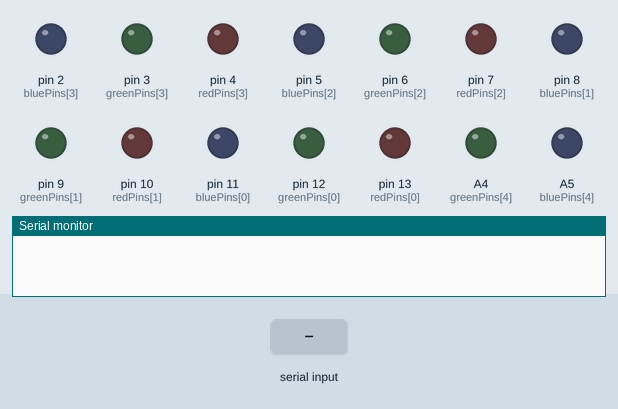
Simulated run of this sketch. Board: Arduino Uno, built with avr-gcc and run on an emulated ATmega328P. On the bench: output pins drawn as LEDs (lit = HIGH), the last lines printed to the serial monitor. Dashed ring = blinking. The test bench sets the inputs (shaded band).

Above: at 1.2 s.
1.3 s: "c" received over Serial
At 2.8 s:
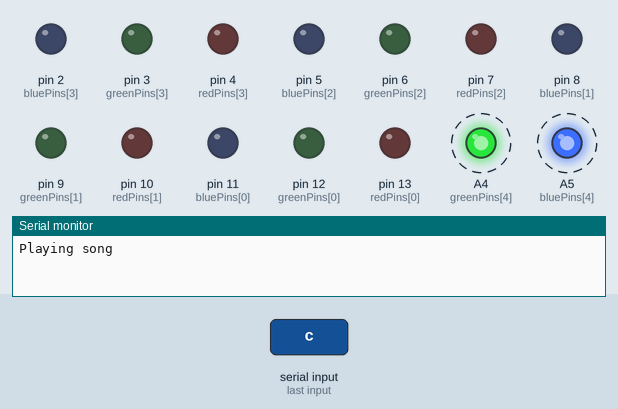
At 16.2 s:
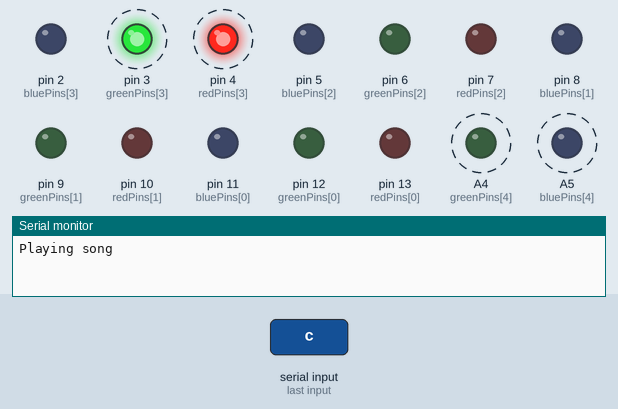
Timing chart, 0 to 18.6 s (numbered marks = the images above; inputs shaded):
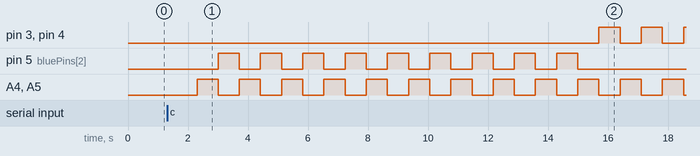

Measured:
- after the input at 1.3 s, pin 3 (greenPins[3]), pin 4 (redPins[3]): alternates HIGH for 0.71 s and LOW for 0.71 s, starting after 14.4 s

The sketch:

right_hand.ino
```cpp
// Pins for RGB LEDs
const int r1 = 13, g1 = 12, b1 = 11;
const int r2 = 10, g2 = 9, b2 = 8;
const int r3 = 7, g3 = 6, b3 = 5;
const int r4 = 4, g4 = 3, b4 = 2;
const int r5 = A3, g5 = A4, b5 = A5;

// LED arrays for indexing
const int redPins[] = {13, 10, 7, 4, A3};
const int greenPins[] = {12, 9, 6, 3, A4};
const int bluePins[] = {11, 8, 5, 2, A5};

const int tempo = 85;
const unsigned long quarterNote = 60.0 / tempo * 1000; // 3/4 time, so a quarter note gets a beat
const unsigned long halfNote = quarterNote * 2;
const unsigned long dottedHalfNote = quarterNote * 3;
const unsigned long eighthNote = quarterNote / 2;

const int songLength = 73; // Song length in half beats

// RGB colors
const int offRGB[] = {0, 0, 0};
const int redRGB[] = {1, 0, 0};
const int greenRGB[] = {0, 1, 0};
const int blueRGB[] = {0, 0, 1};
const int yellowRGB[] = {1, 1, 0};
const int cyanRGB[] = {0, 1, 1};
const int magentaRGB[] = {1, 0, 1};
const int whiteRGB[] = {1, 1, 1};

// Color names
const int off = 0;
const int A_red = 1;
const int B_green = 2;
const int C_blue = 3;
const int D_yellow = 4;
const int E_cyan = 5;
const int F_magenta = 6;
const int G_white = 7;

int song[songLength][5] = {
  // Bar 1
  {off, off, off, off, E_cyan},
  {off, off, C_blue, off, off},
  {off, off, off, off, E_cyan},
  {off, off, C_blue, off, off},
  {off, off, off, off, E_cyan},
  {off, off, C_blue, off, off},

  // Bar 2
  {off, off, off, off, E_cyan},
  {off, off, C_blue, off, off},
  {off, off, off, off, E_cyan},
  {off, off, C_blue, off, off},
  {off, off, off, off, E_cyan},
  {off, off, C_blue, off, off},

  // Bar 3
  {off, off, off, off, E_cyan},
  {off, off, C_blue, off, off},
  {off, off, off, off, E_cyan},
  {off, off, C_blue, off, off},
  {off, off, off, off, E_cyan},
  {off, off, C_blue, off, off},

  // Bar 4
  {off, off, off, off, E_cyan},
  {off, off, off, D_yellow, off},
  {off, off, off, off, E_cyan},
  {off, off, off, D_yellow, off},
  {off, off, off, off, E_cyan},
  {off, off, off, D_yellow, off},

  // Bar 5
  {off, off, off, off, E_cyan},
  {off, off, off, D_yellow, off},
  {off, off, off, off, E_cyan},
  {off, off, off, D_yellow, off},
  {off, off, off, off, E_cyan},
  {off, off, off, D_yellow, off},

  // Bar 6
  {off, off, off, off, E_cyan},
  {off, off, C_blue, off, off},
  {off, off, off, off, E_cyan},
  {off, off, off, D_yellow, off},
  {off, off, off, off, E_cyan},
  {off, off, off, D_yellow, off},

  // Bar 7
  {off, off, off, off, E_cyan},
  {off, off, off, D_yellow, off},
  {off, off, off, off, E_cyan},
  {off, off, off, D_yellow, off},
  {off, off, off, off, E_cyan},
  {off, off, off, D_yellow, off},

  // Bar 8
  {off, off, off, off, E_cyan},
  {off, off, off, D_yellow, off},
  {off, off, off, off, E_cyan},
  {off, off, off, D_yellow, off},
  {off, off, off, off, E_cyan},
  {off, off, off, D_yellow, off},

  // Bar 9
  {off, off, off, off, E_cyan},
  {off, off, off, D_yellow, off},
  {off, off, off, off, E_cyan},
  {off, off, off, D_yellow, off},
  {off, off, off, off, E_cyan},
  {off, off, off, D_yellow, off},

  // Bar 10
  {A_red, off, off, off, off},
  {off, off, off, off, E_cyan},

  // Bar 11
  {A_red, off, off, off, off},
  {off, off, off, off, E_cyan},

  // Bar 12
  {off, B_green, off, off, off},
  {off, off, off, off, E_cyan},

  // Bar 13
  {off, B_green, off, off, off},
  {off, off, off, off, E_cyan},

  // Bar 14
  {off, off, C_blue, off, off},
  {off, off, off, off, E_cyan},

  // Bar 15
  {off, off, C_blue, off, off},
  {off, off, off, off, E_cyan},

  // Bar 16
  {off, off, off, D_yellow, off},
  {off, off, off, off, E_cyan},

  // Bar 17
  {off, off, off, D_yellow, off},
  {off, off, off, off, E_cyan},
  {off, B_green, off, off, off},

  // Bar 18
  {A_red, off, off, off, off},
  {off, off, off, off, off},
};

bool practice = false;
bool competitive = false;
int practiceModeBeat = 0;
bool beatChanged = false;

void setup() {
  // Initialize all pins as OUTPUT
  for (int i = 0; i < 5; i++) {
    pinMode(redPins[i], OUTPUT);
    pinMode(greenPins[i], OUTPUT);
    pinMode(bluePins[i], OUTPUT);
  }

  // Initialize serial communication
  Serial.begin(9600);
}

void setLEDColor(const int rgb[], int led) {
  digitalWrite(redPins[led], rgb[0]);
  digitalWrite(greenPins[led], rgb[1]);
  digitalWrite(bluePins[led], rgb[2]);
}

void playSong() {
  for (int beat = 1; beat <= songLength; beat++) {
    playBeat(beat);
    delay(quarterNote);
  }
}

void playBeat(int beat) {
  for (int i = 0; i < 5; i++) {
    switch (song[beat - 1][i]) {
      case off:
        setLEDColor(offRGB, i);
        break;
      case A_red:
        setLEDColor(redRGB, i);
        break;
      case B_green:
        setLEDColor(greenRGB, i);
        break;
      case C_blue:
        setLEDColor(blueRGB, i);
        break;
      case D_yellow:
        setLEDColor(yellowRGB, i);
        break;
      case E_cyan:
        setLEDColor(cyanRGB, i);
        break;
      case F_magenta:
        setLEDColor(magentaRGB, i);
        break;
      case G_white:
        setLEDColor(whiteRGB, i);
        break;
    }
  }
}

void loop() {
  if (Serial.available() > 0) {
    String receivedText = Serial.readString();
    receivedText.trim(); // Remove newline and carriage return characters

    if (receivedText == "p") {
      practiceModeBeat = 0;
      practice = true;
      competitive = false;
    } else if (receivedText == "c") {
      competitive = true;
      practice = false;
    } else if (receivedText == "b") {
      practiceModeBeat += 1;
      beatChanged = true;
    }
  }

  if (practice && beatChanged) {
    playBeat(practiceModeBeat);
    beatChanged = false;
  } else if (competitive) {
    Serial.println("Playing song");
    playSong();
  }
}
```
